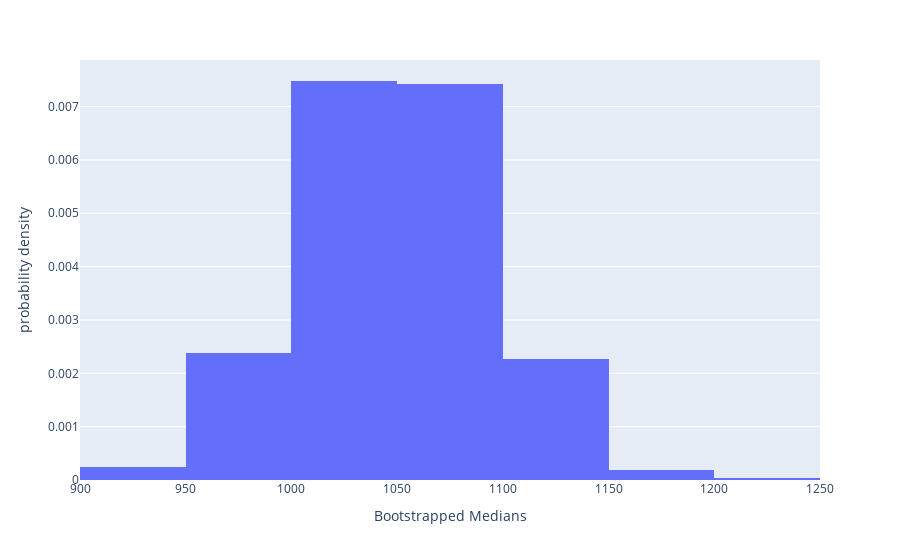

Notebook cell for this chart:
### Code cell
import plotly.express as px
population = pd.read_csv('auto_claims_population.csv')
np.random.seed(130) # Use this line to create reproducible pseudorandomness for your bootstrapping

sample_size_n = 500
number_of_bootstrap_samples = 1000
boot_medians = []
for i in range(number_of_bootstrap_samples):
    # `np.random.choice` is an alternative to utilizing `df.sample()` which uses `replace=False` by default
    boots_sample = np.random.choice(population['PAID'], sample_size_n, replace=False)
    boot_medians += [np.median(boots_sample)]

fig = px.histogram(pd.DataFrame({"Bootstrapped Medians": boot_medians}), 
                   x="Bootstrapped Medians", histnorm='probability density', nbins=10)
fig.show()

### Figure 1 — Plotly figure (JSON) as saved in the notebook; plotly's stock layout.template omitted (floating-point values rounded to 4 significant figures; data arrays with more than 128 entries replaced by an {"elided": "..."} marker saying what was removed)
{"data": [{"alignmentgroup": "True", "bingroup": "x", "histnorm": "probability density", "hovertemplate": "Bootstrapped Medians=%{x}<br>probability density=%{y}<extra></extra>", "legendgroup": "", "marker": {"color": "#636efa", "pattern": {"shape": ""}}, "name": "", "nbinsx": 10, "offsetgroup": "", "orientation": "v", "showlegend": false, "type": "histogram", "x": {"elided": "1000 float values"}, "xaxis": "x", "yaxis": "y"}], "layout": {"barmode": "relative", "legend": {"tracegroupgap": 0}, "margin": {"t": 60}, "xaxis": {"anchor": "y", "domain": [0, 1], "title": {"text": "Bootstrapped Medians"}}, "yaxis": {"anchor": "x", "domain": [0, 1], "title": {"text": "probability density"}}}}
